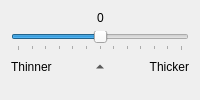
                       <widget class="QWidget" name="page">
                        <property name="sizePolicy">
                         <sizepolicy hsizetype="Preferred" vsizetype="Preferred">
                          <horstretch>0</horstretch>
                          <verstretch>0</verstretch>
                         </sizepolicy>
                        </property>
                        <layout class="QVBoxLayout" name="verticalLayout_30">
                         <item>
                          <layout class="QVBoxLayout" name="verticalLayout_24">
                           <item>
                            <layout class="QHBoxLayout" name="horizontalLayout_11">
                             <property name="spacing">
                              <number>6</number>
                             </property>
                             <property name="sizeConstraint">
                              <enum>QLayout::SetDefaultConstraint</enum>
                             </property>
                             <item>
                              <spacer name="horizontalSpacer_45">
                               <property name="orientation">
                                <enum>Qt::Horizontal</enum>
                               </property>
                               <property name="sizeHint" stdset="0">
                                <size>
                                 <width>1</width>
                                 <height>1</height>
                                </size>
                               </property>
                              </spacer>
                             </item>
                             <item>
                              <widget class="QLabel" name="thresholLabel">
                               <property name="frameShape">
                                <enum>QFrame::NoFrame</enum>
                               </property>
                               <property name="text">
                                <string>0</string>
                               </property>
                              </widget>
                             </item>
                             <item>
                              <spacer name="horizontalSpacer_46">
                               <property name="orientation">
                                <enum>Qt::Horizontal</enum>
                               </property>
                               <property name="sizeHint" stdset="0">
                                <size>
                                 <width>1</width>
                                 <height>1</height>
                                </size>
                               </property>
                              </spacer>
                             </item>
                            </layout>
                           </item>
                           <item>
                            <widget class="QSlider" name="thresholdSlider">
                             <property name="minimum">
                              <number>-30</number>
                             </property>
                             <property name="maximum">
                              <number>30</number>
                             </property>
                             <property name="pageStep">
                              <number>5</number>
                             </property>
                             <property name="tracking">
                              <bool>true</bool>
                             </property>
                             <property name="orientation">
                              <enum>Qt::Horizontal</enum>
                             </property>
                             <property name="invertedAppearance">
                              <bool>false</bool>
                             </property>
                             <property name="invertedControls">
                              <bool>false</bool>
                             </property>
                             <property name="tickPosition">
                              <enum>QSlider::TicksBelow</enum>
                             </property>
                             <property name="toolTip">
                              <string>Adjust the binarization threshold.</string>
                             </property>
                            </widget>
                           </item>
                           <item>
                            <layout class="QHBoxLayout" name="horizontalLayout_10">
                             <property name="spacing">
                              <number>0</number>
                             </property>
                             <item>
                              <widget class="QLabel" name="lighterThresholdLink">
                               <property name="text">
                                <string>Thinner</string>
                               </property>
                              </widget>
                             </item>
                             <item>
                              <widget class="QToolButton" name="neutralThresholdBtn">
                               <property name="cursor">
                                <cursorShape>PointingHandCursor</cursorShape>
                               </property>
                               <property name="text">
                                <string/>
                               </property>
                               <property name="iconSize">
                                <size>
                                 <width>12</width>
                                 <height>12</height>
                                </size>
                               </property>
                               <property name="toolButtonStyle">
                                <enum>Qt::ToolButtonIconOnly</enum>
                               </property>
                               <property name="autoRaise">
                                <bool>true</bool>
                               </property>
                               <property name="arrowType">
                                <enum>Qt::UpArrow</enum>
                               </property>
                               <property name="toolTip">
                                <string>Reset the threshold to its neutral value.</string>
                               </property>
                              </widget>
                             </item>
                             <item>
                              <widget class="QLabel" name="darkerThresholdLink">
                               <property name="text">
                                <string>Thicker</string>
                               </property>
                               <property name="alignment">
                                <set>Qt::AlignRight|Qt::AlignTrailing|Qt::AlignVCenter</set>
                               </property>
                              </widget>
                             </item>
                            </layout>
                           </item>
                          </layout>
                         </item>
                         <item>
                          <spacer name="verticalSpacer_18">
                           <property name="orientation">
                            <enum>Qt::Vertical</enum>
                           </property>
                           <property name="sizeType">
                            <enum>QSizePolicy::Expanding</enum>
                           </property>
                           <property name="sizeHint" stdset="0">
                            <size>
                             <width>1</width>
                             <height>0</height>
                            </size>
                           </property>
                          </spacer>
                         </item>
                        </layout>
                       </widget>
